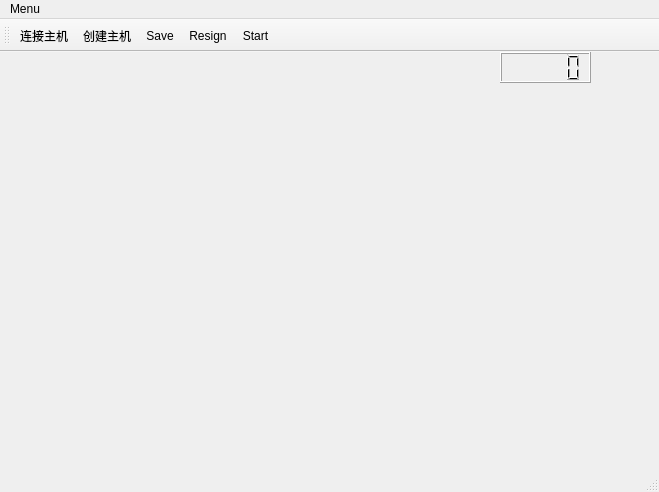
<?xml version="1.0" encoding="UTF-8"?>
<ui version="4.0">
 <class>MainWindow</class>
 <widget class="QMainWindow" name="MainWindow">
  <property name="geometry">
   <rect>
    <x>0</x>
    <y>0</y>
    <width>659</width>
    <height>492</height>
   </rect>
  </property>
  <property name="windowTitle">
   <string>MainWindow</string>
  </property>
  <widget class="QWidget" name="centralWidget">
   <widget class="QLCDNumber" name="lcdNumber">
    <property name="geometry">
     <rect>
      <x>500</x>
      <y>0</y>
      <width>91</width>
      <height>31</height>
     </rect>
    </property>
   </widget>
  </widget>
  <widget class="QMenuBar" name="menuBar">
   <property name="geometry">
    <rect>
     <x>0</x>
     <y>0</y>
     <width>659</width>
     <height>22</height>
    </rect>
   </property>
   <widget class="QMenu" name="menuMenu">
    <property name="title">
     <string>Menu</string>
    </property>
    <addaction name="actionNew"/>
   </widget>
   <addaction name="menuMenu"/>
  </widget>
  <widget class="QToolBar" name="mainToolBar">
   <attribute name="toolBarArea">
    <enum>TopToolBarArea</enum>
   </attribute>
   <attribute name="toolBarBreak">
    <bool>false</bool>
   </attribute>
   <addaction name="action_2"/>
   <addaction name="action"/>
   <addaction name="actionSave"/>
   <addaction name="actionResign"/>
   <addaction name="actionStart"/>
  </widget>
  <widget class="QStatusBar" name="statusBar"/>
  <action name="actionNew">
   <property name="text">
    <string>New</string>
   </property>
   <property name="shortcut">
    <string>Ctrl+N</string>
   </property>
  </action>
  <action name="action">
   <property name="text">
    <string>创建主机</string>
   </property>
  </action>
  <action name="action_2">
   <property name="text">
    <string>连接主机</string>
   </property>
  </action>
  <action name="actionSave">
   <property name="text">
    <string>Save</string>
   </property>
   <property name="shortcut">
    <string>Ctrl+S</string>
   </property>
  </action>
  <action name="actionResign">
   <property name="text">
    <string>Resign</string>
   </property>
   <property name="toolTip">
    <string>resign</string>
   </property>
  </action>
  <action name="actionStart">
   <property name="text">
    <string>Start</string>
   </property>
   <property name="toolTip">
    <string>start</string>
   </property>
  </action>
 </widget>
 <layoutdefault spacing="6" margin="11"/>
 <resources/>
 <connections/>
</ui>
